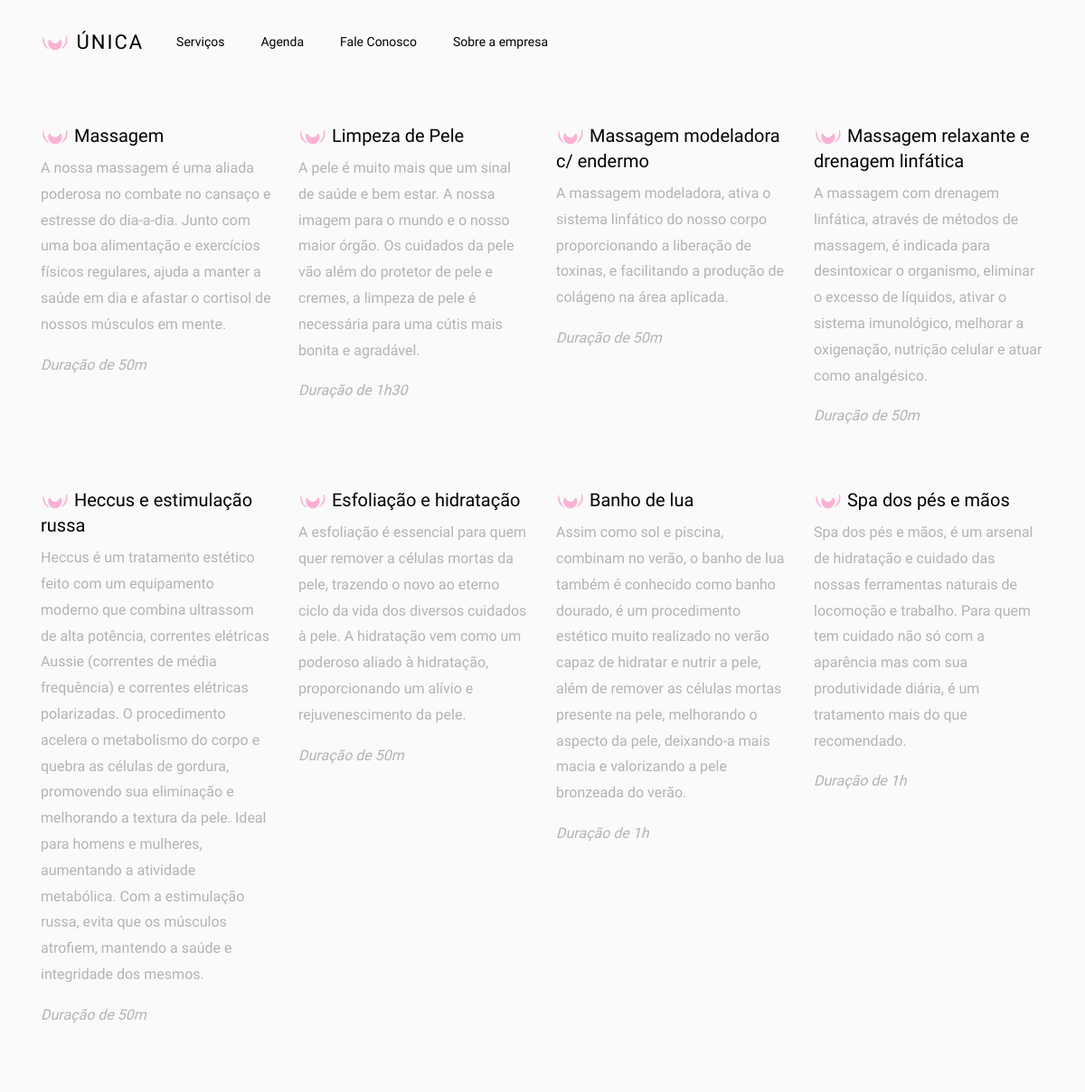
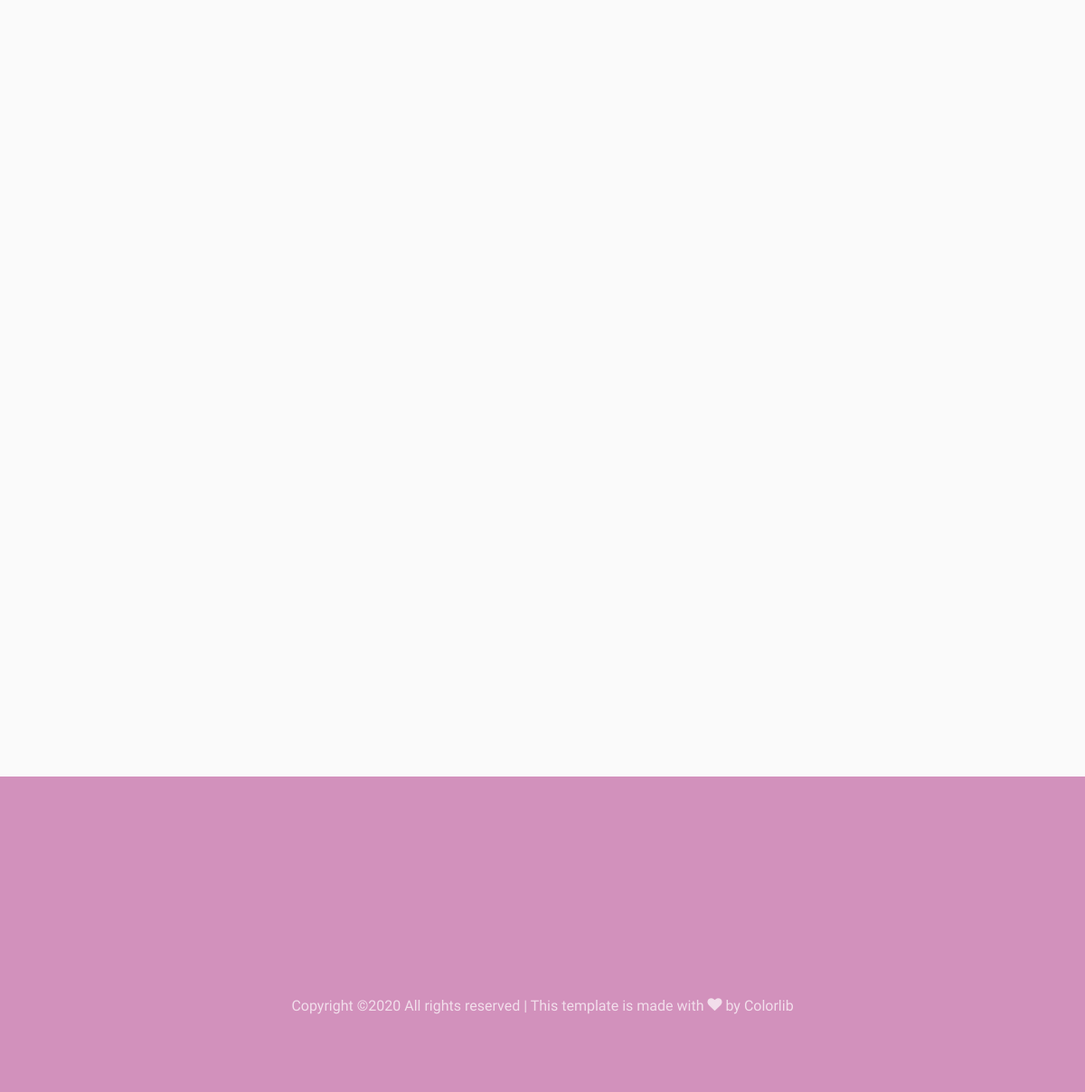
The page /servicos/ on the database its author committed (2 pictures, top to bottom).
### app/models.py (models this page shows, shortened)
class AppServicos(models.Model):
    servico = models.CharField(max_length=50)
    preco = models.FloatField()
    duracao = models.CharField(max_length=4)
    descricao = models.TextField()
    class Meta:
        verbose_name = "Serviços"
        verbose_name_plural = "Serviços"

### app/views.py (the view)
# urls.py: path('servicos/',servicos,name='servicos'),
def servicos(request):
    duracoes, descricoes, servicos = list(), list(), list()
    ids = AppServicos.objects.count()
    for id_ in range(1,ids+1):
        servicos.append(AppServicos.objects.get(pk=id_).servico)
        descricoes.append(AppServicos.objects.get(pk=id_).descricao)
        duracoes.append(AppServicos.objects.get(pk=id_).duracao)
    return render(request,'servicos.html',{'servicos':servicos,'descricoes':descricoes,'duracoes':duracoes})

### app/templatetags/list_index.py (called while the page is built)
@register.filter
def list_index(var,index):
    return (var[index])

### app/templates/servicos.html
{% extends 'base.html' %}
{% load static %}
{% load list_index %}
{% block content %}
<section class="ftco-section ftco-section-services bg-light">
 <div class="container">
  <div class="row">
{% for servico in servicos %}
<div class="col-md-3">
	<div class="services ftco-animate">
	  <div class="text mt-4">
		<h3>
		<img src='{% static 'images/flor.png' %}' width="32" height="16"/>
	         {{servico}}
		</h3>
	         <p>{{descricoes|list_index:forloop.counter0}}</p>
		 <i>Duração de {{duracoes|list_index:forloop.counter0}}</i>
          </div>
	</div>
</div>
{% endfor %}
</div>
</div>
</section>
{% endblock %}

### rows shown on the page
AppServicos: servico "Massagem", descricao "A nossa massagem é uma aliada poderosa no combate no cansaço e estresse do dia-a-dia. Junto com uma boa alimentação e exercícios físicos regulares, ajuda a manter a saúde em dia e afastar o cortisol de nossos músculos em mente.", duracao "50m"
AppServicos: servico "Limpeza de Pele", descricao "A pele é muito mais que um sinal de saúde e bem estar. A nossa imagem para o mundo e o nosso maior órgão. Os cuidados da pele vão além do protetor de pele e cremes, a limpeza de pele é necessária para uma cútis mais bonita e agradável.", duracao "1h30"
AppServicos: servico "Massagem modeladora c/ endermo", descricao "A massagem modeladora, ativa o sistema linfático do nosso corpo proporcionando a liberação de toxinas, e facilitando a produção de colágeno na área aplicada.", duracao "50m"
AppServicos: servico "Massagem relaxante e drenagem linfática", descricao "A massagem com drenagem linfática, através de métodos de massagem, é indicada para desintoxicar o organismo, eliminar o excesso de líquidos, ativar o sistema imunológico, melhorar a oxigenação, nutrição celular e atuar como analgésico.", duracao "50m"
AppServicos: servico "Heccus e estimulação russa", descricao "Heccus é um tratamento estético feito com um equipamento moderno que combina ultrassom de alta potência, correntes elétricas Aussie (correntes de média frequência) e correntes elétricas polarizadas. O procedimento acelera o metabolismo do corpo e quebra as células de gordura, promovendo sua eliminação e melhorando a textura da pele. Ideal para homens e mulheres, aumentando a atividade metabólica. Com a estimulação russa, evita que os músculos atrofiem, mantendo a saúde e integridade dos mesmos.", duracao "50m"
AppServicos: servico "Esfoliação e hidratação", descricao "A esfoliação é essencial para quem quer remover a células mortas da pele, trazendo o novo ao eterno ciclo da vida dos diversos cuidados à pele. A hidratação vem como um poderoso aliado à hidratação, proporcionando um alívio e rejuvenescimento da pele.", duracao "50m"
AppServicos: servico "Banho de lua", descricao "Assim como sol e piscina, combinam no verão, o banho de lua também é conhecido como banho dourado, é um procedimento estético muito realizado no verão capaz de hidratar e nutrir a pele, além de remover as células mortas presente na pele, melhorando o aspecto da pele, deixando-a mais macia e valorizando a pele bronzeada do verão.", duracao "1h"
AppServicos: servico "Spa dos pés e mãos", descricao "Spa dos pés e mãos, é um arsenal de hidratação e cuidado das nossas ferramentas naturais de locomoção e trabalho. Para quem tem cuidado não só com a aparência mas com sua produtividade diária, é um tratamento mais do que recomendado.", duracao "1h"
